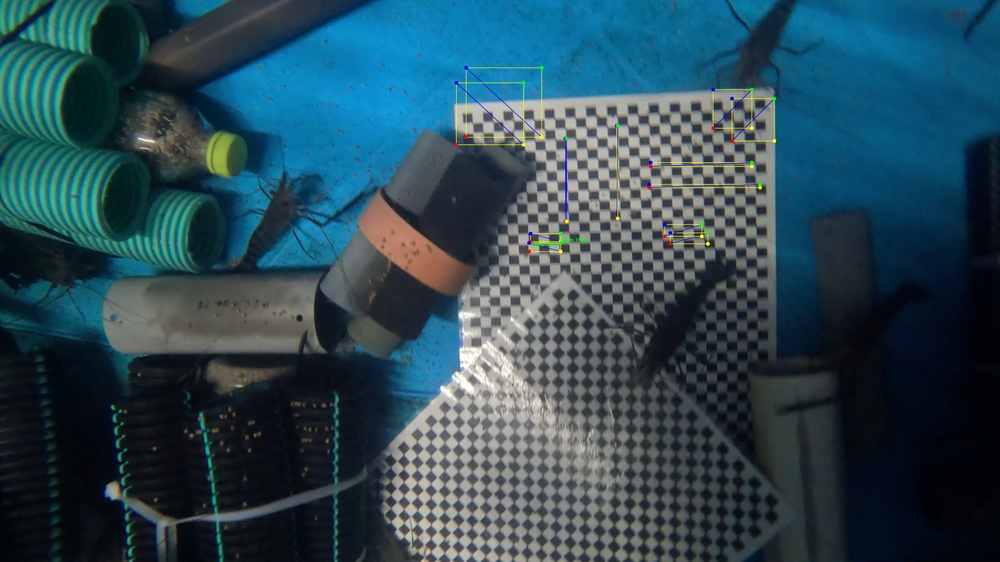
#> input picture  archived_code_notebooks/archived/src/measurement/ImageJ/annot2.jpg, 1000 x 562 px, shrunk from 5312 x 2988 before the run, given in place of undistorted_GX010068_27_795.jpg_gamma.jpg, which was not available
$ python segmentation_example.py
#> lines starting #> are read from the running program, lines starting #| are printed output that depends on the picture; after the words box and inside, x2 and y2 are one past the last pixel; in counts of white or black regions, pixels touching at a corner belong together; pictures that were not available may be replaced by others from this repository, and a replacement may not be noted
### fifty_one/measurements/results/analysis/chessboard_segmentation_detector.py
import cv2
import numpy as np
import matplotlib.pyplot as plt

def detect_chessboard_with_segmentation(image_path, pattern_size=(7, 7), display=True):
    """
    Detect chessboard using color segmentation approach

    Args:
        image_path: Path to the image file
        pattern_size: Tuple of (rows, cols) of the chessboard pattern
        display: Whether to display visualization

    Returns:
        square_size in pixels if detected, None otherwise
    """
#> called with pattern_size = (7, 7), display = True
    print(f"Detecting chessboard with segmentation method (pattern: {pattern_size})")

    # Read image
    img = cv2.imread(image_path)
#> img is the input picture: shape (562, 1000, 3); mean B, G, R 85.3, 73.4, 44.2
    if img is None:
        print(f"Error: Could not read image {image_path}")
        return None

    # Convert to HSV to better segment by color/brightness
    hsv = cv2.cvtColor(img, cv2.COLOR_BGR2HSV)
#> hsv: shape (562, 1000, 3); mean H, S, V 91.6, 134.4, 88.2

    # Try multiple HSV ranges to segment the chessboard
    hsv_ranges = [
        # Lighter squares
        (np.array([0, 0, 150]), np.array([179, 50, 255])),
        # Darker squares
        (np.array([0, 0, 30]), np.array([179, 110, 150])),
        # Medium squares
        (np.array([0, 0, 80]), np.array([179, 70, 200]))
    ]

    for lower_hsv, upper_hsv in hsv_ranges:
        # Create binary mask
        mask = cv2.inRange(hsv, lower_hsv, upper_hsv)

        # Apply morphological operations to clean up the mask
        kernel = cv2.getStructuringElement(cv2.MORPH_RECT, (5, 5))
        mask = cv2.morphologyEx(mask, cv2.MORPH_CLOSE, kernel)
        mask = cv2.morphologyEx(mask, cv2.MORPH_OPEN, kernel)

        # Try to find chessboard corners in the binary mask
        ret, corners = cv2.findChessboardCorners(mask, pattern_size,
                                               cv2.CALIB_CB_ADAPTIVE_THRESH +
                                               cv2.CALIB_CB_NORMALIZE_IMAGE +
                                               cv2.CALIB_CB_FILTER_QUADS)

        if ret:
            # Refine corner detection
            criteria = (cv2.TERM_CRITERIA_EPS + cv2.TERM_CRITERIA_MAX_ITER, 30, 0.001)
            corners = cv2.cornerSubPix(mask, corners, (11, 11), (-1, -1), criteria)

            # Calculate square size
            corners = corners.reshape(-1, 2)
            h_distances = []
            v_distances = []

            for i in range(len(corners)):
                row = i // pattern_size[0]
                col = i % pattern_size[0]

                if col < pattern_size[0] - 1:
                    right_idx = row * pattern_size[0] + (col + 1)
                    dist = np.linalg.norm(corners[i] - corners[right_idx])
                    h_distances.append(dist)

                if row < pattern_size[1] - 1:
                    bottom_idx = (row + 1) * pattern_size[0] + col
                    dist = np.linalg.norm(corners[i] - corners[bottom_idx])
                    v_distances.append(dist)

            square_size = (np.median(h_distances) + np.median(v_distances)) / 2

            if display:
                # Draw detected corners
                img_corners = img.copy()
                cv2.drawChessboardCorners(img_corners, pattern_size, corners.reshape(-1, 1, 2), ret)

                # Display results
                plt.figure(figsize=(15, 5))

                plt.subplot(1, 3, 1)
                plt.imshow(cv2.cvtColor(img, cv2.COLOR_BGR2RGB))
                plt.title('Original Image')
                plt.axis('off')

                plt.subplot(1, 3, 2)
                plt.imshow(mask, cmap='gray')
                plt.title('Binary Mask')
                plt.axis('off')

                plt.subplot(1, 3, 3)
                plt.imshow(cv2.cvtColor(img_corners, cv2.COLOR_BGR2RGB))
                plt.title(f'Detected Corners\nSquare Size: {square_size:.2f} px')
                plt.axis('off')

                plt.tight_layout()
                plt.show()

            print(f"Successfully detected chessboard! Square size: {square_size:.2f} pixels")
            return square_size
#> this loop made 3 passes
#> pass 1, in detect_chessboard_with_segmentation, `mask = cv2.inRange(hsv, lower_hsv, upper_hsv)`:
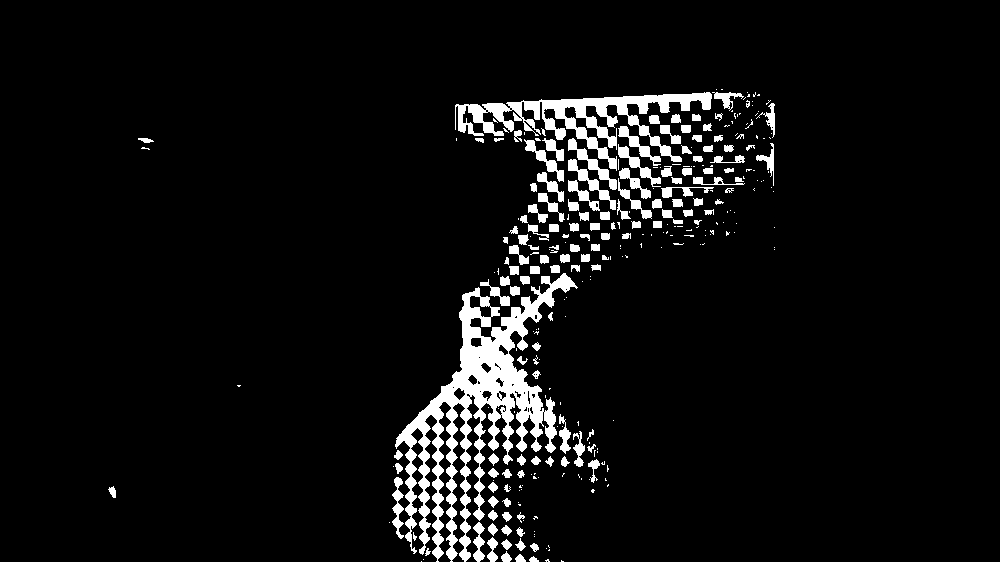
#> mask: shape (562, 1000); 6% white; 299 white regions (163 under 20 px), largest, box (x1, y1, x2, y2) and area: (395, 273, 578, 562) 14757, (455, 92, 712, 171) 5587, (568, 138, 617, 190) 518
#> pass 1, in detect_chessboard_with_segmentation, `mask = cv2.morphologyEx(mask, cv2.MORPH_CLOSE, kernel)`:
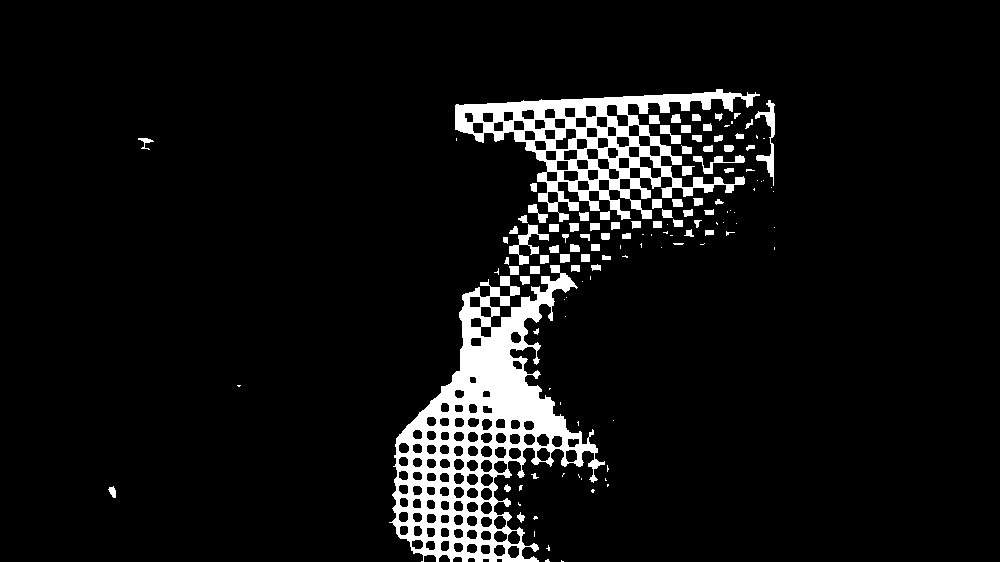
#> mask: shape (562, 1000); 7% white; 127 white regions (56 under 20 px), largest, box (x1, y1, x2, y2) and area: (389, 265, 605, 562) 21545, (455, 89, 760, 222) 12227, (755, 100, 775, 186) 522
#> pass 1, in detect_chessboard_with_segmentation, `mask = cv2.morphologyEx(mask, cv2.MORPH_OPEN, kernel)`:
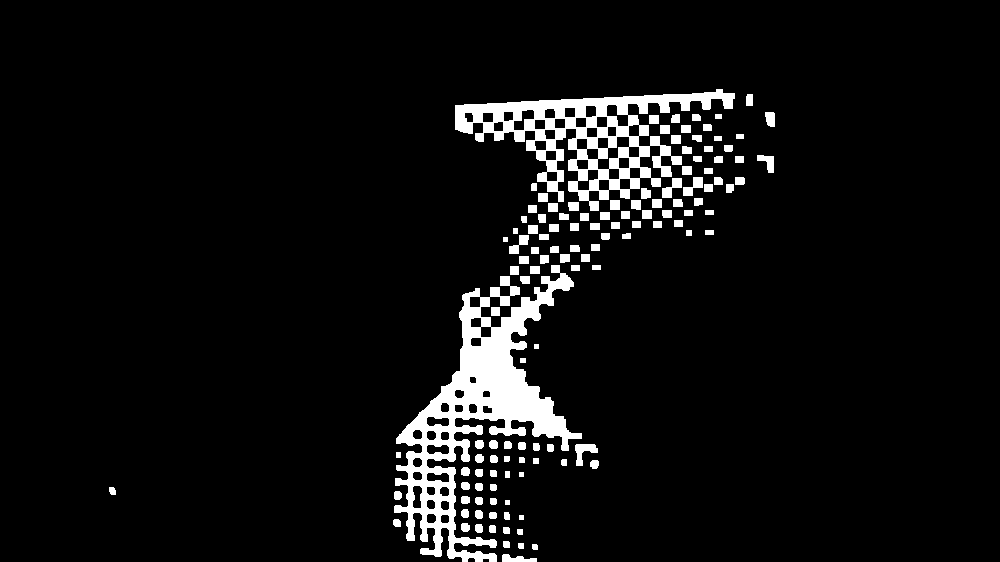
#> mask: shape (562, 1000); 6.2% white; 127 white regions, largest, box (x1, y1, x2, y2) and area: (394, 265, 582, 562) 16094, (455, 89, 735, 211) 10288, (575, 444, 598, 466) 258
#> pass 2, in detect_chessboard_with_segmentation, `mask = cv2.inRange(hsv, lower_hsv, upper_hsv)`:
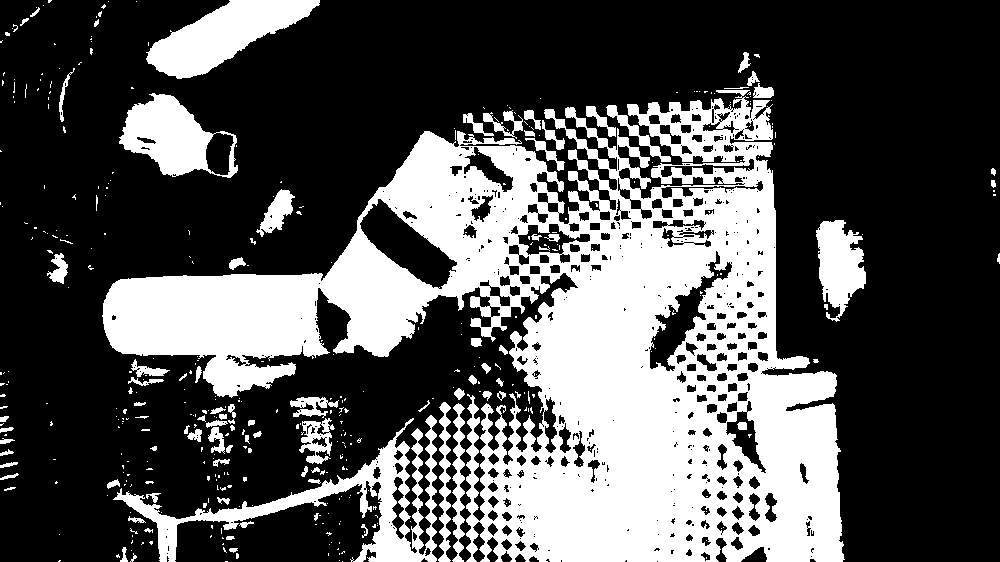
#> mask: shape (562, 1000); 33.1% white; 428 white regions (336 under 20 px), largest, box (x1, y1, x2, y2) and area: (102, 90, 845, 562) 148730, (113, 415, 437, 562) 9399, (146, 0, 320, 79) 6693
#> after the loop:
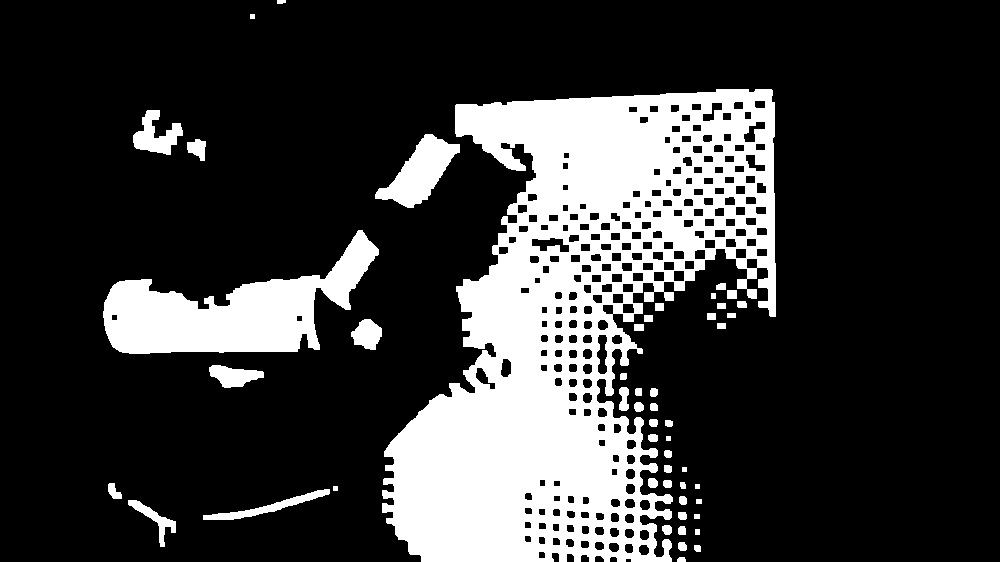
#> mask: shape (562, 1000); 21.8% white; 51 white regions, largest, box (x1, y1, x2, y2) and area: (382, 89, 776, 562) 97433, (103, 230, 379, 354) 15475, (375, 134, 460, 208) 2911

    print("Could not detect chessboard with segmentation method")
    return None

# [19 lines that do not run on import are left out]

### fifty_one/measurements/results/analysis/segmentation_example.py
import cv2
import numpy as np
import matplotlib.pyplot as plt
import sys
from chessboard_segmentation_detector import detect_chessboard_with_segmentation

print("=" * 70)
print("CHESSBOARD DETECTION USING COLOR SEGMENTATION (StackOverflow Method)")
print("Based on: https://stackoverflow.com/questions/66225558/cv2-findchessboardcorners-fails-to-find-corners")
print("=" * 70)

# Path to the test image
image_path = '/Users/gilbenor/Library/CloudStorage/OneDrive-Personal/measurement_paper_images/images used for imageJ/check/stabilized/shai/measurements/1/carapace/right/undistorted_GX010068_27_795.jpg_gamma.jpg'

# Try a range of pattern sizes
pattern_sizes = [(7, 7), (9, 6), (8, 5), (6, 6), (8, 8), (5, 5), (4, 4), (4, 3), (3, 4), (3, 3), (2, 2), (2, 1), (1, 2), (1, 1)]
success = False

for pattern in pattern_sizes:
    print(f"\nAttempting detection with pattern size: {pattern}")
    square_size = detect_chessboard_with_segmentation(image_path, pattern_size=pattern)

    if square_size is not None:
        print(f"\nSUCCESS with pattern size {pattern}!")
        print(f"Square size: {square_size:.2f} pixels")

        # Calculate conversion factor
        REAL_SQUARE_SIZE_MM = 20  # Replace with actual size in mm
        px_to_mm_ratio = REAL_SQUARE_SIZE_MM / square_size

        print("\nMeasurement conversion factors:")
        print(f"  {px_to_mm_ratio:.4f} mm/pixel")
        print(f"  {1/px_to_mm_ratio:.4f} mm per pixel")

        success = True
        break

if not success:
    print("\n" + "=" * 70)
    print("DETECTION FAILED WITH ALL PATTERN SIZES")
    print("\nSuggestions:")
    print("1. Try adjusting the HSV thresholds in the detection function")
    print("2. Try preprocessing the image (adjust contrast, brightness)")
    print("3. Try using another image with clearer chessboard pattern")
    print("=" * 70)

    # Try one more time with custom HSV values
    print("\nAttempting with custom HSV thresholds...")

    # Function to try custom HSV range
    # [76 lines left out: function detect_with_custom_hsv, not called in this run]

    # Try with a few custom HSV ranges
    hsv_ranges = [
        # Lighter squares
        (np.array([0, 0, 150]), np.array([179, 50, 255])),
        # Darker squares
        (np.array([0, 0, 30]), np.array([179, 110, 150])),
        # Medium squares
        (np.array([0, 0, 80]), np.array([179, 80, 220]))
    ]

    for i, (lower, upper) in enumerate(hsv_ranges):
        print(f"\nTrying HSV range #{i+1}:")
        print(f"Lower: {lower}")
        print(f"Upper: {upper}")

        for pattern in [(7, 7), (9, 6), (6, 6), (8, 5), (5, 8), (8, 8), (5, 5), (4, 4), (4, 3), (3, 4), (3, 3), (2, 2), (2, 1), (1, 2), (1, 1)]:
            result = detect_with_custom_hsv(image_path, lower, upper, pattern)
            if result is not None:
                # Calculate conversion factor
                REAL_SQUARE_SIZE_MM = 20
                px_to_mm_ratio = REAL_SQUARE_SIZE_MM / result
                print(f"Conversion factor: {px_to_mm_ratio:.4f} mm/pixel")
                success = True
                break

        if success:
            break
